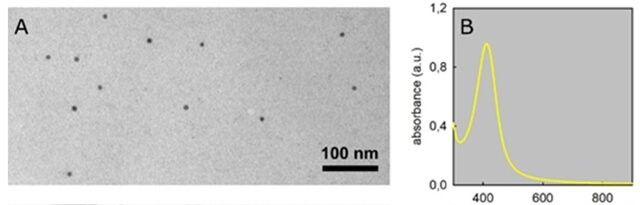
#> input picture data/experimental/A-C-E-TEM-images-obtained-from-solutions-of-AgNP-GNS-and-12-AgNPGNS-solution_W640.jpg, 640 x 205 px; its folder holds only this picture in this run
$ python process_figures.py   (older library calls are emulated)
#> lines starting #> are read from the running program, lines starting #| are printed output that depends on the picture
import os
import cv2
import numpy as np
import pandas as pd
import glob

def categorize_roi(roi):
    """
    Decide if an ROI is a TEM image or a Plot based on texture/entropy.
    TEM: High texture, full range of gray.
    Plot: Mostly white background, sharp lines.
    """
    if roi.size == 0: return None

    # Check background color (assume plot has white background)
    gray = cv2.cvtColor(roi, cv2.COLOR_BGR2GRAY)

    # Calculate % of white pixels (>240)
    white_pixels = np.sum(gray > 240)
    total_pixels = gray.size
    white_ratio = white_pixels / total_pixels

    # Calculate standard deviation of laplacian (texture sharpness)
    lap = cv2.Laplacian(gray, cv2.CV_64F)
    score = np.var(lap)

    # Heuristic: Plots have high white ratio (> 50%). TEMs are usually darker/more textured everywhere.
    if white_ratio > 0.4:
        # Likely a plot (or empty space)
        # Check if it has content (lines)
        if score < 50: # Very plain
            return "empty"
        return "plot"
    else:
        return "tem"

# [76 lines left out: function extract_curve_from_plot, not called in this run]

def process_file(filepath, out_dir):
#> called with out_dir = 'data/experimental_processed'
    filename = os.path.basename(filepath)
    base_name = os.path.splitext(filename)[0]

    img = cv2.imread(filepath)
#> img is the input picture: shape (205, 640, 3); mean B, G, R 202.5, 203.8, 203.8
    if img is None: return

    print(f"Processing {filename}...")
    h, w = img.shape[:2]
#> h = 205; w = 640

    # Heuristic Split: Check aspect ratio
    # Many figures are [TEM] [PLOT] side-by-side
    panels = []

    mid_x = w // 2
#> mid_x = 320
    panels.append((img[:, :mid_x], "left"))
    panels.append((img[:, mid_x:], "right"))

    found_tem = False
    found_plot = False

    for roi, pos in panels:
        cat = categorize_roi(roi)
        print(f"  Panel {pos}: {cat}")

        save_name = os.path.join(out_dir, f"{base_name}_{pos}")

        if cat == "tem":
            # Save as TEM sample
            cv2.imwrite(save_name + ".png", roi)
            found_tem = True

            # If we already found a plot, verify naming for linkage
            # (Simplification: we assume 1 tem 1 plot per file for this demo)

        elif cat == "plot":
            # Extract data
            success = extract_curve_from_plot(roi, save_name)
            if success:
                found_plot = True
#> this loop made 2 passes
#> (pos, white_pixels in categorize_roi, total_pixels in categorize_roi, white_ratio in categorize_roi, score in categorize_roi, cat, found_tem) on passes 1 to 2: ('left', 9727, 65600, 0.148, 117, 'tem', True), ('right', 18288, 65600, 0.279, 816.4, 'tem', True)
#|   Panel left: tem
#|   Panel right: tem
#> pass 1, in categorize_roi, `gray = cv2.cvtColor(roi, cv2.COLOR_BGR2GRAY)`:
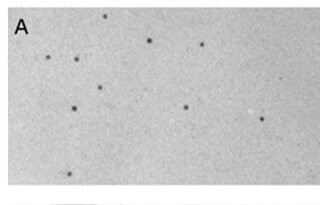
#> gray: shape (205, 320); min 0, max 255, mean 204.2
#> pass 1, in categorize_roi, `lap = cv2.Laplacian(gray, cv2.CV_64F)`:
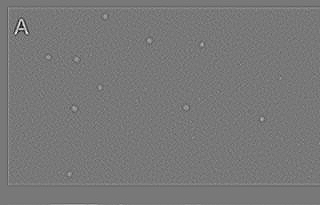
#> lap: shape (205, 320) float64; min -211, max 235, mean 0; drawn with min black and max white
#> pass 2, in categorize_roi (call 2), `gray = cv2.cvtColor(roi, cv2.COLOR_BGR2GRAY)`:
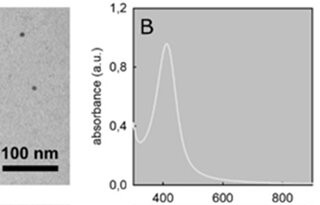
#> gray: shape (205, 320); min 0, max 255, mean 203

    # If we split vertically and didn't find good stuff, try horizontal split?
    # (Skip for now, assuming standard side-by-side layout from user samples)

def main():
    raw_dir = "data/experimental"
    out_dir = "data/experimental_processed"
    os.makedirs(out_dir, exist_ok=True)

    # Process all images
    exts = ['*.jpg', '*.png', '*.jpeg']
    files = []
    for e in exts:
        files.extend(glob.glob(os.path.join(raw_dir, e)))

    for f in files:
        process_file(f, out_dir)

    print("Processing complete.")

if __name__ == "__main__":
    main()
